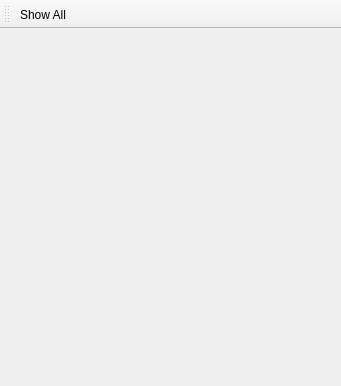
<?xml version="1.0" encoding="UTF-8"?>
<ui version="4.0">
 <class>ViewWidget3dBase</class>
 <widget class="QMainWindow" name="ViewWidget3dBase">
  <property name="geometry">
   <rect>
    <x>0</x>
    <y>0</y>
    <width>341</width>
    <height>386</height>
   </rect>
  </property>
  <property name="windowTitle">
   <string>MainWindow</string>
  </property>
  <widget class="QWidget" name="centralwidget">
   <layout class="QVBoxLayout" name="verticalLayout">
    <property name="margin">
     <number>0</number>
    </property>
    <item>
     <widget class="OSGWidget" name="osgWidget" native="true"/>
    </item>
   </layout>
  </widget>
  <widget class="QToolBar" name="toolBar">
   <property name="windowTitle">
    <string>toolBar</string>
   </property>
   <attribute name="toolBarArea">
    <enum>TopToolBarArea</enum>
   </attribute>
   <attribute name="toolBarBreak">
    <bool>false</bool>
   </attribute>
   <addaction name="actionShow_All"/>
  </widget>
  <action name="actionShow_All">
   <property name="text">
    <string>Show All</string>
   </property>
   <property name="toolTip">
    <string>Shows the entire 3d scene and adapts the mouse navigation sensitivity to the scenes size.</string>
   </property>
  </action>
 </widget>
 <customwidgets>
  <customwidget>
   <class>OSGWidget</class>
   <extends>QWidget</extends>
   <header>OSGWidget.h</header>
   <container>1</container>
  </customwidget>
 </customwidgets>
 <resources/>
 <connections/>
</ui>
